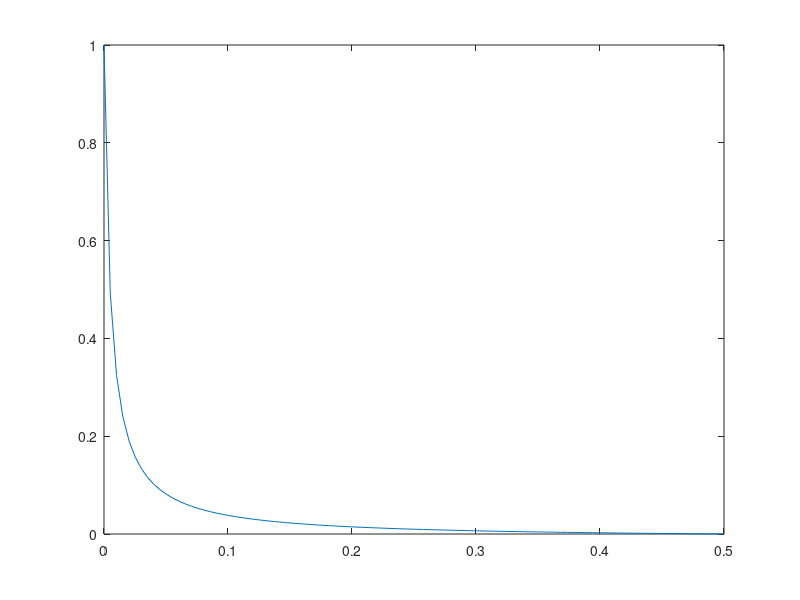

This figure's MATLAB source:

clc
clear all

%
%A = csvread('results.csv');
%plot(A([2:end],1),A([2:end],2))
%xlabel('iterations')
%ylabel('cost')

alphaAbsMin = 1e-8;
q = 0.01;
alphaAbsMax = 0.5;


rho  = @(alpha)(q*(alpha - alphaAbsMax)./( (alphaAbsMin - alphaAbsMax)*(1 + q) - (alpha - alphaAbsMax)));

a = linspace(alphaAbsMin,alphaAbsMax,100);
plot(a,rho(a))